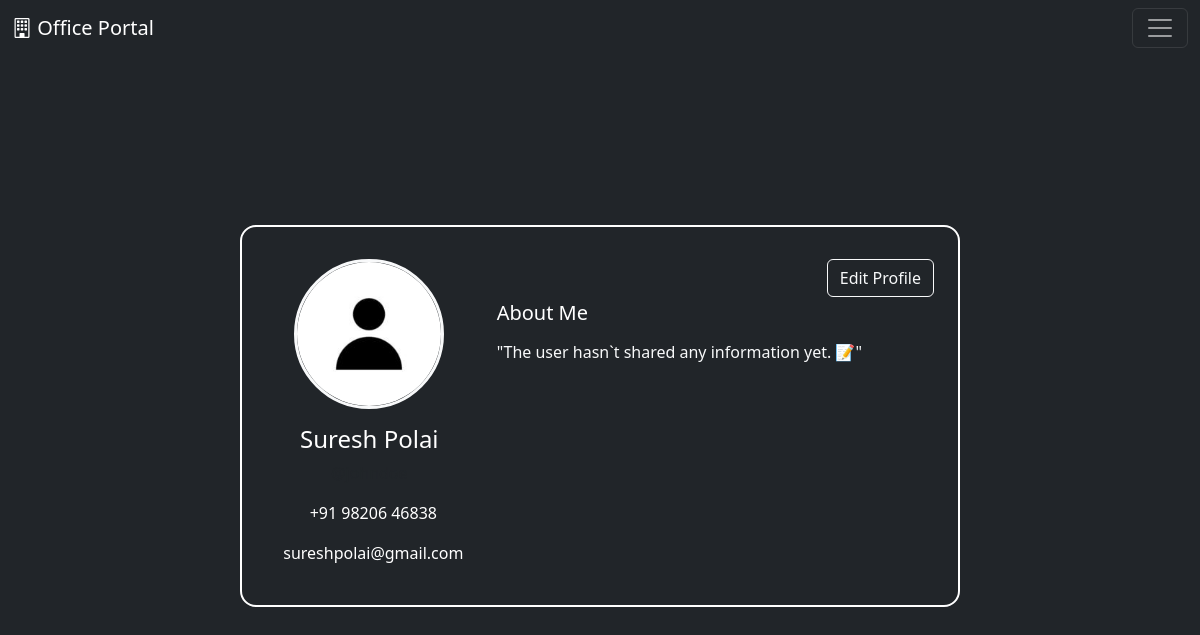
Page /profile/1/suresh/0/ on the earlier database version.
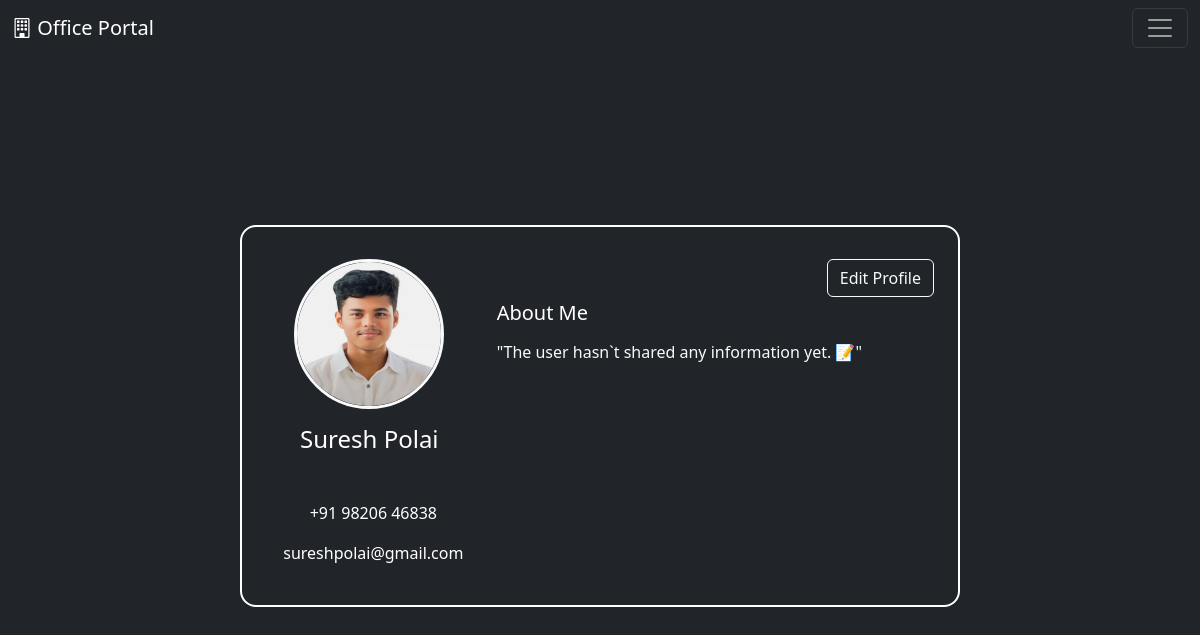
Same page on the later database version.
### home/models.py (models this page shows, shortened)
class Profile(models.Model):
    category = [
        ('Owner', 'Owner'),
        ('Manager', 'Manager'),
        ('Employee', 'Employee'),
        ('Internship', 'Internship')
    ]
    name = models.ForeignKey(User, on_delete=models.CASCADE)
    user_image = models.ImageField(upload_to='profile/', default='default_user/def_user.jpg')
    desc = models.TextField(max_length=5000, null=True, blank=True)
    contact_no = models.CharField(max_length=10)
    user_category = models.CharField(choices=category, default='Employee', max_length=50)

### home/views.py (the view)
# urls.py: path('profile/<int:id>/<str:names>/<int:check>/', views.profilePageFunction, name='profile'),
def profilePageFunction(request, id = None, names = None, check = 0):
    obj = Profile.objects.get(name = id)
    no1 = obj.contact_no[:5]
    no2 = obj.contact_no[5:]
    if obj.desc:
        desc = obj.desc
    else:
        desc = ' "The user hasn`t shared any information yet. 📝" '
    context = {'obj' : obj, 'no1' : no1, 'no2' : no2, 'desc' : desc, 'check' : check}
    return render(request, 'profile.html', context)

### templates/profile.html (shortened to what this page needs)
{% extends 'base.html' %}
{% block body %}
<div class="container d-flex justify-content-center align-items-center mt-5" style="height: 90vh;">
    <div class="row justify-content-center w-100">
        <div class="col-md-8 col-sm-10">
            <div class="card bg-dark text-white p-4 rounded-4 mt-3" style="border: 2px solid white;">
                <div class="row">
                    <div class="col-md-4 text-center mt-2">
                        <img src="/media/{{ obj.user_image }}" alt="Profile Image" class="img-fluid rounded-circle border border-3 border-light" style="width: 150px; height: 150px;">
                        <h4 class="mt-3">{{ obj.name.first_name }} {{ obj.name.last_name }}</h4>
                        <p class="text-muted">@johndoe</p>
                        <p>+91 {{ no1 }} {{ no2 }}</p>
                        <p>{{ obj.name.email }}</p>
                    </div>
                    <div class="col-md-8">
                        <div class="text-end">
                            {% if check == 1 and obj.name.username != user.username %}
                                <a class="btn btn-outline-light mb-1 mt-2 ms-2" href="{% url 'profileEmail' obj.name.username %}">Mail</a>
                                <a class="btn btn-outline-light mb-1 mt-2 ms-2" href="{% url 'table' %}">Back</a>
                            {% else %}
                                <a href="{% url 'edit' %}" class="btn btn-outline-light mb-1 mt-2">Edit Profile</a>
                            {% endif %}
                        </div>
                        <div>
                            <h5 class="mb-3">About Me
                            </h5>
                            <p class="text-light">
                                {{ desc|truncatechars:660 }}
                            </p>
                        </div>
                    </div>
                </div>
            </div>
        </div>
    </div>
</div>
{% endblock %}

Differences in the rows shown:
changed Profile "Suresh": user_image: a different picture
